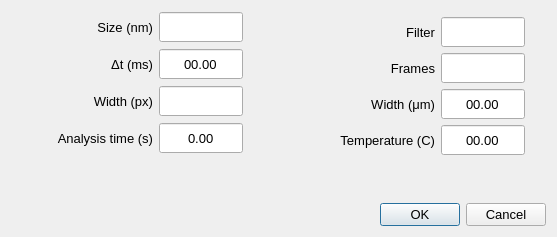
<?xml version="1.0" encoding="UTF-8"?>
<ui version="4.0">
 <class>Dialog</class>
 <widget class="QDialog" name="Dialog">
  <property name="geometry">
   <rect>
    <x>0</x>
    <y>0</y>
    <width>557</width>
    <height>237</height>
   </rect>
  </property>
  <property name="sizePolicy">
   <sizepolicy hsizetype="Fixed" vsizetype="Fixed">
    <horstretch>0</horstretch>
    <verstretch>0</verstretch>
   </sizepolicy>
  </property>
  <property name="windowTitle">
   <string>Application configuration</string>
  </property>
  <property name="windowIcon">
   <iconset resource="resources/application_resources.qrc">
    <normaloff>:/icons/icons/application-task.png</normaloff>:/icons/icons/application-task.png</iconset>
  </property>
  <layout class="QVBoxLayout" name="verticalLayout">
   <item>
    <layout class="QHBoxLayout" name="horizontalLayout">
     <item>
      <layout class="QGridLayout" name="gridLayout">
       <item row="0" column="0">
        <widget class="QLabel" name="lbl_size">
         <property name="sizePolicy">
          <sizepolicy hsizetype="Fixed" vsizetype="Fixed">
           <horstretch>0</horstretch>
           <verstretch>0</verstretch>
          </sizepolicy>
         </property>
         <property name="minimumSize">
          <size>
           <width>120</width>
           <height>30</height>
          </size>
         </property>
         <property name="maximumSize">
          <size>
           <width>142</width>
           <height>30</height>
          </size>
         </property>
         <property name="font">
          <font>
           <pointsize>10</pointsize>
          </font>
         </property>
         <property name="text">
          <string>Size (nm)</string>
         </property>
         <property name="alignment">
          <set>Qt::AlignRight|Qt::AlignTrailing|Qt::AlignVCenter</set>
         </property>
         <property name="buddy">
          <cstring>txt_size</cstring>
         </property>
        </widget>
       </item>
       <item row="2" column="0">
        <widget class="QLabel" name="lbl_width_px">
         <property name="sizePolicy">
          <sizepolicy hsizetype="Fixed" vsizetype="Fixed">
           <horstretch>0</horstretch>
           <verstretch>0</verstretch>
          </sizepolicy>
         </property>
         <property name="minimumSize">
          <size>
           <width>120</width>
           <height>30</height>
          </size>
         </property>
         <property name="maximumSize">
          <size>
           <width>142</width>
           <height>30</height>
          </size>
         </property>
         <property name="font">
          <font>
           <pointsize>10</pointsize>
          </font>
         </property>
         <property name="text">
          <string>Width (px)</string>
         </property>
         <property name="alignment">
          <set>Qt::AlignRight|Qt::AlignTrailing|Qt::AlignVCenter</set>
         </property>
         <property name="buddy">
          <cstring>txt_width_px</cstring>
         </property>
        </widget>
       </item>
       <item row="0" column="1">
        <widget class="QLineEdit" name="txt_size">
         <property name="sizePolicy">
          <sizepolicy hsizetype="Fixed" vsizetype="Fixed">
           <horstretch>0</horstretch>
           <verstretch>0</verstretch>
          </sizepolicy>
         </property>
         <property name="minimumSize">
          <size>
           <width>84</width>
           <height>30</height>
          </size>
         </property>
         <property name="maximumSize">
          <size>
           <width>84</width>
           <height>30</height>
          </size>
         </property>
         <property name="font">
          <font>
           <pointsize>10</pointsize>
          </font>
         </property>
         <property name="inputMask">
          <string/>
         </property>
         <property name="text">
          <string/>
         </property>
         <property name="alignment">
          <set>Qt::AlignCenter</set>
         </property>
        </widget>
       </item>
       <item row="1" column="0">
        <widget class="QLabel" name="lbl_delta">
         <property name="sizePolicy">
          <sizepolicy hsizetype="Fixed" vsizetype="Fixed">
           <horstretch>0</horstretch>
           <verstretch>0</verstretch>
          </sizepolicy>
         </property>
         <property name="minimumSize">
          <size>
           <width>120</width>
           <height>30</height>
          </size>
         </property>
         <property name="maximumSize">
          <size>
           <width>142</width>
           <height>30</height>
          </size>
         </property>
         <property name="font">
          <font>
           <pointsize>10</pointsize>
          </font>
         </property>
         <property name="text">
          <string>Δt (ms)</string>
         </property>
         <property name="alignment">
          <set>Qt::AlignRight|Qt::AlignTrailing|Qt::AlignVCenter</set>
         </property>
         <property name="buddy">
          <cstring>txt_delta</cstring>
         </property>
        </widget>
       </item>
       <item row="1" column="1">
        <widget class="QLineEdit" name="txt_delta">
         <property name="sizePolicy">
          <sizepolicy hsizetype="Fixed" vsizetype="Fixed">
           <horstretch>0</horstretch>
           <verstretch>0</verstretch>
          </sizepolicy>
         </property>
         <property name="minimumSize">
          <size>
           <width>84</width>
           <height>30</height>
          </size>
         </property>
         <property name="maximumSize">
          <size>
           <width>84</width>
           <height>30</height>
          </size>
         </property>
         <property name="font">
          <font>
           <pointsize>10</pointsize>
          </font>
         </property>
         <property name="inputMask">
          <string>##.##</string>
         </property>
         <property name="text">
          <string>00.00</string>
         </property>
         <property name="alignment">
          <set>Qt::AlignCenter</set>
         </property>
        </widget>
       </item>
       <item row="3" column="1">
        <widget class="QLineEdit" name="txt_time">
         <property name="sizePolicy">
          <sizepolicy hsizetype="Fixed" vsizetype="Fixed">
           <horstretch>0</horstretch>
           <verstretch>0</verstretch>
          </sizepolicy>
         </property>
         <property name="minimumSize">
          <size>
           <width>84</width>
           <height>30</height>
          </size>
         </property>
         <property name="maximumSize">
          <size>
           <width>84</width>
           <height>30</height>
          </size>
         </property>
         <property name="font">
          <font>
           <pointsize>10</pointsize>
          </font>
         </property>
         <property name="inputMask">
          <string>0.##</string>
         </property>
         <property name="text">
          <string>0.00</string>
         </property>
         <property name="alignment">
          <set>Qt::AlignCenter</set>
         </property>
        </widget>
       </item>
       <item row="2" column="1">
        <widget class="QLineEdit" name="txt_width_px">
         <property name="sizePolicy">
          <sizepolicy hsizetype="Fixed" vsizetype="Fixed">
           <horstretch>0</horstretch>
           <verstretch>0</verstretch>
          </sizepolicy>
         </property>
         <property name="minimumSize">
          <size>
           <width>84</width>
           <height>30</height>
          </size>
         </property>
         <property name="maximumSize">
          <size>
           <width>84</width>
           <height>30</height>
          </size>
         </property>
         <property name="font">
          <font>
           <pointsize>10</pointsize>
          </font>
         </property>
         <property name="inputMask">
          <string/>
         </property>
         <property name="text">
          <string/>
         </property>
         <property name="alignment">
          <set>Qt::AlignCenter</set>
         </property>
        </widget>
       </item>
       <item row="3" column="0">
        <widget class="QLabel" name="lbl_time">
         <property name="sizePolicy">
          <sizepolicy hsizetype="Fixed" vsizetype="Fixed">
           <horstretch>0</horstretch>
           <verstretch>0</verstretch>
          </sizepolicy>
         </property>
         <property name="minimumSize">
          <size>
           <width>142</width>
           <height>30</height>
          </size>
         </property>
         <property name="maximumSize">
          <size>
           <width>142</width>
           <height>30</height>
          </size>
         </property>
         <property name="font">
          <font>
           <pointsize>10</pointsize>
          </font>
         </property>
         <property name="text">
          <string>Analysis time (s)</string>
         </property>
         <property name="alignment">
          <set>Qt::AlignRight|Qt::AlignTrailing|Qt::AlignVCenter</set>
         </property>
         <property name="buddy">
          <cstring>txt_time</cstring>
         </property>
        </widget>
       </item>
      </layout>
     </item>
     <item>
      <spacer name="horizontalSpacer">
       <property name="orientation">
        <enum>Qt::Horizontal</enum>
       </property>
       <property name="sizeHint" stdset="0">
        <size>
         <width>21</width>
         <height>20</height>
        </size>
       </property>
      </spacer>
     </item>
     <item>
      <layout class="QGridLayout" name="gridLayout_2">
       <item row="3" column="0">
        <widget class="QLabel" name="lbl_width_si">
         <property name="sizePolicy">
          <sizepolicy hsizetype="Fixed" vsizetype="Fixed">
           <horstretch>0</horstretch>
           <verstretch>0</verstretch>
          </sizepolicy>
         </property>
         <property name="minimumSize">
          <size>
           <width>120</width>
           <height>30</height>
          </size>
         </property>
         <property name="maximumSize">
          <size>
           <width>142</width>
           <height>30</height>
          </size>
         </property>
         <property name="font">
          <font>
           <pointsize>10</pointsize>
          </font>
         </property>
         <property name="text">
          <string>Width (μm)</string>
         </property>
         <property name="alignment">
          <set>Qt::AlignRight|Qt::AlignTrailing|Qt::AlignVCenter</set>
         </property>
         <property name="buddy">
          <cstring>txt_width_si</cstring>
         </property>
        </widget>
       </item>
       <item row="2" column="1">
        <widget class="QLineEdit" name="txt_total_frames">
         <property name="sizePolicy">
          <sizepolicy hsizetype="Fixed" vsizetype="Fixed">
           <horstretch>0</horstretch>
           <verstretch>0</verstretch>
          </sizepolicy>
         </property>
         <property name="minimumSize">
          <size>
           <width>84</width>
           <height>30</height>
          </size>
         </property>
         <property name="maximumSize">
          <size>
           <width>84</width>
           <height>30</height>
          </size>
         </property>
         <property name="font">
          <font>
           <pointsize>10</pointsize>
          </font>
         </property>
         <property name="inputMask">
          <string/>
         </property>
         <property name="text">
          <string/>
         </property>
         <property name="alignment">
          <set>Qt::AlignCenter</set>
         </property>
        </widget>
       </item>
       <item row="3" column="1">
        <widget class="QLineEdit" name="txt_width_si">
         <property name="sizePolicy">
          <sizepolicy hsizetype="Fixed" vsizetype="Fixed">
           <horstretch>0</horstretch>
           <verstretch>0</verstretch>
          </sizepolicy>
         </property>
         <property name="minimumSize">
          <size>
           <width>84</width>
           <height>30</height>
          </size>
         </property>
         <property name="maximumSize">
          <size>
           <width>84</width>
           <height>30</height>
          </size>
         </property>
         <property name="font">
          <font>
           <pointsize>10</pointsize>
          </font>
         </property>
         <property name="inputMask">
          <string>##.##</string>
         </property>
         <property name="text">
          <string>00.00</string>
         </property>
         <property name="alignment">
          <set>Qt::AlignCenter</set>
         </property>
        </widget>
       </item>
       <item row="4" column="0">
        <widget class="QLabel" name="lbl_temperature_C">
         <property name="sizePolicy">
          <sizepolicy hsizetype="Fixed" vsizetype="Fixed">
           <horstretch>0</horstretch>
           <verstretch>0</verstretch>
          </sizepolicy>
         </property>
         <property name="minimumSize">
          <size>
           <width>142</width>
           <height>30</height>
          </size>
         </property>
         <property name="maximumSize">
          <size>
           <width>142</width>
           <height>30</height>
          </size>
         </property>
         <property name="font">
          <font>
           <pointsize>10</pointsize>
          </font>
         </property>
         <property name="text">
          <string>Temperature (C)</string>
         </property>
         <property name="alignment">
          <set>Qt::AlignRight|Qt::AlignTrailing|Qt::AlignVCenter</set>
         </property>
         <property name="buddy">
          <cstring>txt_temperature_C</cstring>
         </property>
        </widget>
       </item>
       <item row="4" column="1">
        <widget class="QLineEdit" name="txt_temperature_C">
         <property name="sizePolicy">
          <sizepolicy hsizetype="Fixed" vsizetype="Fixed">
           <horstretch>0</horstretch>
           <verstretch>0</verstretch>
          </sizepolicy>
         </property>
         <property name="minimumSize">
          <size>
           <width>84</width>
           <height>30</height>
          </size>
         </property>
         <property name="maximumSize">
          <size>
           <width>84</width>
           <height>30</height>
          </size>
         </property>
         <property name="font">
          <font>
           <pointsize>10</pointsize>
          </font>
         </property>
         <property name="inputMask">
          <string>0#.##</string>
         </property>
         <property name="text">
          <string>00.00</string>
         </property>
         <property name="alignment">
          <set>Qt::AlignCenter</set>
         </property>
        </widget>
       </item>
       <item row="1" column="1">
        <widget class="QLineEdit" name="txt_filter">
         <property name="sizePolicy">
          <sizepolicy hsizetype="Fixed" vsizetype="Fixed">
           <horstretch>0</horstretch>
           <verstretch>0</verstretch>
          </sizepolicy>
         </property>
         <property name="minimumSize">
          <size>
           <width>84</width>
           <height>30</height>
          </size>
         </property>
         <property name="maximumSize">
          <size>
           <width>84</width>
           <height>30</height>
          </size>
         </property>
         <property name="font">
          <font>
           <pointsize>10</pointsize>
          </font>
         </property>
         <property name="inputMask">
          <string/>
         </property>
         <property name="text">
          <string/>
         </property>
         <property name="alignment">
          <set>Qt::AlignCenter</set>
         </property>
        </widget>
       </item>
       <item row="1" column="0">
        <widget class="QLabel" name="lbl_filter">
         <property name="sizePolicy">
          <sizepolicy hsizetype="Fixed" vsizetype="Fixed">
           <horstretch>0</horstretch>
           <verstretch>0</verstretch>
          </sizepolicy>
         </property>
         <property name="minimumSize">
          <size>
           <width>120</width>
           <height>30</height>
          </size>
         </property>
         <property name="maximumSize">
          <size>
           <width>142</width>
           <height>30</height>
          </size>
         </property>
         <property name="font">
          <font>
           <pointsize>10</pointsize>
          </font>
         </property>
         <property name="text">
          <string>Filter</string>
         </property>
         <property name="alignment">
          <set>Qt::AlignRight|Qt::AlignTrailing|Qt::AlignVCenter</set>
         </property>
         <property name="buddy">
          <cstring>txt_filter</cstring>
         </property>
        </widget>
       </item>
       <item row="2" column="0">
        <widget class="QLabel" name="lbl_total_frames">
         <property name="sizePolicy">
          <sizepolicy hsizetype="Fixed" vsizetype="Fixed">
           <horstretch>0</horstretch>
           <verstretch>0</verstretch>
          </sizepolicy>
         </property>
         <property name="minimumSize">
          <size>
           <width>120</width>
           <height>30</height>
          </size>
         </property>
         <property name="maximumSize">
          <size>
           <width>142</width>
           <height>30</height>
          </size>
         </property>
         <property name="font">
          <font>
           <pointsize>10</pointsize>
          </font>
         </property>
         <property name="text">
          <string>Frames</string>
         </property>
         <property name="alignment">
          <set>Qt::AlignRight|Qt::AlignTrailing|Qt::AlignVCenter</set>
         </property>
         <property name="buddy">
          <cstring>txt_total_frames</cstring>
         </property>
        </widget>
       </item>
       <item row="0" column="2" rowspan="5">
        <spacer name="horizontalSpacer_2">
         <property name="orientation">
          <enum>Qt::Horizontal</enum>
         </property>
         <property name="sizeHint" stdset="0">
          <size>
           <width>21</width>
           <height>20</height>
          </size>
         </property>
        </spacer>
       </item>
      </layout>
     </item>
    </layout>
   </item>
   <item>
    <spacer name="verticalSpacer">
     <property name="orientation">
      <enum>Qt::Vertical</enum>
     </property>
     <property name="sizeHint" stdset="0">
      <size>
       <width>474</width>
       <height>16</height>
      </size>
     </property>
    </spacer>
   </item>
   <item>
    <widget class="QDialogButtonBox" name="buttonBox">
     <property name="font">
      <font>
       <pointsize>10</pointsize>
      </font>
     </property>
     <property name="orientation">
      <enum>Qt::Horizontal</enum>
     </property>
     <property name="standardButtons">
      <set>QDialogButtonBox::Cancel|QDialogButtonBox::Ok</set>
     </property>
    </widget>
   </item>
  </layout>
 </widget>
 <tabstops>
  <tabstop>txt_size</tabstop>
  <tabstop>txt_delta</tabstop>
  <tabstop>txt_width_px</tabstop>
  <tabstop>txt_time</tabstop>
  <tabstop>txt_filter</tabstop>
  <tabstop>txt_total_frames</tabstop>
  <tabstop>txt_width_si</tabstop>
  <tabstop>txt_temperature_C</tabstop>
 </tabstops>
 <resources>
  <include location="resources/application_resources.qrc"/>
 </resources>
 <connections>
  <connection>
   <sender>buttonBox</sender>
   <signal>accepted()</signal>
   <receiver>Dialog</receiver>
   <slot>accept()</slot>
   <hints>
    <hint type="sourcelabel">
     <x>241</x>
     <y>225</y>
    </hint>
    <hint type="destinationlabel">
     <x>157</x>
     <y>243</y>
    </hint>
   </hints>
  </connection>
  <connection>
   <sender>buttonBox</sender>
   <signal>rejected()</signal>
   <receiver>Dialog</receiver>
   <slot>reject()</slot>
   <hints>
    <hint type="sourcelabel">
     <x>320</x>
     <y>225</y>
    </hint>
    <hint type="destinationlabel">
     <x>286</x>
     <y>243</y>
    </hint>
   </hints>
  </connection>
  <connection>
   <sender>txt_size</sender>
   <signal>textChanged(QString)</signal>
   <receiver>txt_size</receiver>
   <slot>setText(QString)</slot>
   <hints>
    <hint type="sourcelabel">
     <x>237</x>
     <y>29</y>
    </hint>
    <hint type="destinationlabel">
     <x>202</x>
     <y>26</y>
    </hint>
   </hints>
  </connection>
  <connection>
   <sender>txt_delta</sender>
   <signal>textChanged(QString)</signal>
   <receiver>txt_delta</receiver>
   <slot>setText(QString)</slot>
   <hints>
    <hint type="sourcelabel">
     <x>182</x>
     <y>70</y>
    </hint>
    <hint type="destinationlabel">
     <x>171</x>
     <y>69</y>
    </hint>
   </hints>
  </connection>
  <connection>
   <sender>txt_width_px</sender>
   <signal>textChanged(QString)</signal>
   <receiver>txt_width_px</receiver>
   <slot>setText(QString)</slot>
   <hints>
    <hint type="sourcelabel">
     <x>185</x>
     <y>101</y>
    </hint>
    <hint type="destinationlabel">
     <x>174</x>
     <y>103</y>
    </hint>
   </hints>
  </connection>
  <connection>
   <sender>txt_time</sender>
   <signal>textChanged(QString)</signal>
   <receiver>txt_time</receiver>
   <slot>setText(QString)</slot>
   <hints>
    <hint type="sourcelabel">
     <x>222</x>
     <y>139</y>
    </hint>
    <hint type="destinationlabel">
     <x>208</x>
     <y>150</y>
    </hint>
   </hints>
  </connection>
  <connection>
   <sender>txt_filter</sender>
   <signal>textChanged(QString)</signal>
   <receiver>txt_filter</receiver>
   <slot>setText(QString)</slot>
   <hints>
    <hint type="sourcelabel">
     <x>469</x>
     <y>30</y>
    </hint>
    <hint type="destinationlabel">
     <x>503</x>
     <y>31</y>
    </hint>
   </hints>
  </connection>
  <connection>
   <sender>txt_total_frames</sender>
   <signal>textChanged(QString)</signal>
   <receiver>txt_total_frames</receiver>
   <slot>setText(QString)</slot>
   <hints>
    <hint type="sourcelabel">
     <x>447</x>
     <y>71</y>
    </hint>
    <hint type="destinationlabel">
     <x>435</x>
     <y>75</y>
    </hint>
   </hints>
  </connection>
  <connection>
   <sender>txt_width_si</sender>
   <signal>textChanged(QString)</signal>
   <receiver>txt_width_si</receiver>
   <slot>setText(QString)</slot>
   <hints>
    <hint type="sourcelabel">
     <x>440</x>
     <y>97</y>
    </hint>
    <hint type="destinationlabel">
     <x>438</x>
     <y>106</y>
    </hint>
   </hints>
  </connection>
  <connection>
   <sender>txt_temperature_C</sender>
   <signal>textChanged(QString)</signal>
   <receiver>txt_temperature_C</receiver>
   <slot>setText(QString)</slot>
   <hints>
    <hint type="sourcelabel">
     <x>441</x>
     <y>141</y>
    </hint>
    <hint type="destinationlabel">
     <x>445</x>
     <y>152</y>
    </hint>
   </hints>
  </connection>
 </connections>
</ui>
